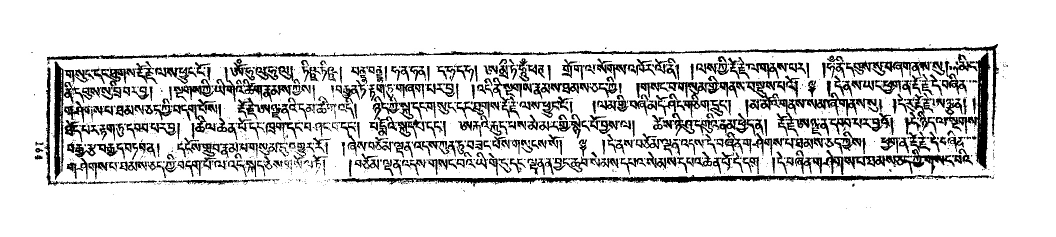
#> input picture Data/06770170.jpg, 2112 x 473 px (shown at 1/2 size); its folder holds only this picture in this run
$ jupyter execute --allow-errors Demo.ipynb
#> lines starting #> are read from the running program, lines starting #| are printed output that depends on the picture; after the words box and inside, x2 and y2 are one past the last pixel; in counts of white or black regions, pixels touching at a corner belong together
### TibetanImageOrientation/Utils.py
import os
import cv2
import math
import random
import numpy as np
import matplotlib.pyplot as plt


def show_image(image: np.array, cmap: str = "", axis="off") -> None:
    plt.figure(figsize=(8, 8))
    plt.axis(axis)

    if cmap != "":
        plt.imshow(image, cmap=cmap)
    else:
        plt.imshow(image)

def create_dir(dir_name: str) -> None:
    if not os.path.exists(dir_name):
        os.makedirs(dir_name)


# [50 lines left out: functions preprocess_image, get_file_name, get_random_slice, binarize_line, not called in this run]


def resize_image(
    orig_img: np.array, target_width: int = 2048
) -> tuple[np.array, float]:
    if orig_img.shape[1] > orig_img.shape[0]:
        resize_factor = round(target_width / orig_img.shape[1], 2)
        target_height = int(orig_img.shape[0] * resize_factor)

        resized_img = cv2.resize(orig_img, (target_width, target_height))

    else:
        target_height = target_width
        resize_factor = round(target_width / orig_img.shape[0], 2)
        target_width = int(orig_img.shape[1] * resize_factor)
        resized_img = cv2.resize(orig_img, (target_width, target_height))

    return resized_img, resize_factor


def pad_image(
    img: np.array, patch_size: int = 64, is_mask=False, pad_value: int = 255
) -> tuple[np.array, tuple[int, int]]:
    x_pad = (math.ceil(img.shape[1] / patch_size) * patch_size) - img.shape[1]
    y_pad = (math.ceil(img.shape[0] / patch_size) * patch_size) - img.shape[0]

    if is_mask:
        pad_y = np.zeros(shape=(y_pad, img.shape[1], 3), dtype=np.uint8)
        pad_x = np.zeros(shape=(img.shape[0] + y_pad, x_pad, 3), dtype=np.uint8)
    else:
        pad_y = np.ones(shape=(y_pad, img.shape[1], 3), dtype=np.uint8)
        pad_x = np.ones(shape=(img.shape[0] + y_pad, x_pad, 3), dtype=np.uint8)
        pad_y *= pad_value
        pad_x *= pad_value

    img = np.vstack((img, pad_y))
    img = np.hstack((img, pad_x))

    return img, (x_pad, y_pad)


def patch_image(
    img: np.array, patch_size: int = 64, overlap: int = 2, is_mask=False
) -> list:
    """
    A simple slicing function.
    Expects input_image.shape[0] and image.shape[1] % patch_size = 0
    """

    y_steps = img.shape[0] // patch_size
    x_steps = img.shape[1] // patch_size

    patches = []

    for y_step in range(0, y_steps):
        for x_step in range(0, x_steps):
            x_start = x_step * patch_size
            x_end = (x_step * patch_size) + patch_size

            crop_patch = img[
                y_step * patch_size : (y_step * patch_size) + patch_size, x_start:x_end
            ]
            patches.append(crop_patch)

    return patches, y_steps


# [32 lines left out: functions unpatch_image, unpatch_prediction, not called in this run]


def rotate_from_angle(image: np.array, angle: float) -> np.array:
    rows, cols = image.shape[:2]
    rot_matrix = cv2.getRotationMatrix2D((cols / 2, rows / 2), angle, 1)

    rotated_img = cv2.warpAffine(image, rot_matrix, (cols, rows), borderValue=(0, 0, 0))

    return rotated_img


def randomly_rotate(image: np.array, limit: int = 10) -> np.array:
    angle_range = random.randint(0, 1)

    if angle_range == 0:
        rotation = random.randint(-limit, limit)

    else:
        rotation = random.randint(180-limit, 180+limit)

    image = rotate_from_angle(image, angle=rotation)

    return image


# [18 lines left out: function calculate_angle, not called in this run]

### TibetanImageOrientation/Inference.py
import os
import cv2
import logging
import numpy as np
import onnxruntime as ort
import matplotlib.pyplot as plt
from scipy.special import expit
from TibetanImageOrientation.Utils import (
    binarize_line,
    resize_image,
    pad_image,
    patch_image,
    unpatch_image,
    unpatch_prediction,
    get_random_slice,
    preprocess_image,
)


class LineDetection:
    def __init__(
        self,
        model_file="TibetanImageOrientation/Models/line_model_v1_q.onnx",
        class_threshold: int = 0.8,
    ) -> None:
        self._onnx_model_file = model_file
        self._patch_size = 512
        self._class_threshold = class_threshold
        # adjust execution Providers if applicable, see: https://onnxruntime.ai/docs/execution-providers
        self.execution_providers = ["CPUExecutionProvider", "CUDAExecutionProvider"]

        self._init()

    def _init(self) -> None:
        if self._onnx_model_file is not None and os.path.isfile(self._onnx_model_file):
            try:
                self._inference = ort.InferenceSession(
                    self._onnx_model_file, providers=self.execution_providers
                )
                self.can_run = True
                logging.info("LineModel file successfully loaded.")
            except Exception as error:
                logging.error(
                    f"Error loading model file: {error}, file: {self._onnx_model_file}"
                )
                self.can_run = False
        else:
            self.can_run = False
            logging.error(f"No valid model file provided: {self._onnx_model_file}")

    def run(
        self,
        original_image: np.array,
        unpatch_type: int = 0,
        class_threshold: float = 0.7,
    ) -> np.array:
        image, _ = resize_image(original_image)
        padded_img, (pad_x, pad_y) = pad_image(image, self._patch_size)
        image_patches, y_splits = patch_image(padded_img, self._patch_size)
        image_batch = np.array(image_patches)
        image_batch = image_batch.astype(np.float32)
        image_batch /= 255.0

        image_batch = np.transpose(image_batch, axes=[0, 3, 1, 2])  # make B x C x H xW

        ort_batch = ort.OrtValue.ortvalue_from_numpy(image_batch)
        prediction = self._inference.run_with_ort_values(
            ["output"], {"input": ort_batch}
        )
        prediction = prediction[0].numpy()
        prediction = np.squeeze(prediction, axis=1)
        prediction = expit(prediction)
        prediction = np.where(prediction > class_threshold, 1.0, 0.0)
        pred_list = [prediction[x, :, :] for x in range(prediction.shape[0])]

        if unpatch_type == 0:
            unpatched_image = unpatch_image(image, pred_list)
        else:
            unpatched_image = unpatch_prediction(image, y_splits)

        stitched_image = unpatched_image[
            : unpatched_image.shape[0] - pad_y, : unpatched_image.shape[1] - pad_x
        ]
        stitched_image = cv2.resize(
            stitched_image, (original_image.shape[1], original_image.shape[0])
        )
        stitched_image *= 255
        stitched_image = stitched_image.astype(np.uint8)

        return stitched_image


class FlipDetection:
    def __init__(self, onnx_model_path: str) -> None:
        super().__init__()
        self.onnx_model = onnx_model_path
        self.session = ort.InferenceSession(self.onnx_model)

    # [22 lines left out: function run, not called in this run]

### Demo.ipynb
[cell 1]
import cv2
import os
import random
import numpy as np
from glob import glob
from TibetanImageOrientation.Inference import LineDetection, FlipDetection
from TibetanImageOrientation.Utils import show_image, rotate_from_angle, calculate_angle, randomly_rotate

[cell 2]
line_detection = LineDetection()
#> (the rest of this cell did not finish here and is left out)

[cell 3]
image_path = "Data"
all_images = glob(f"{image_path}/*.jpg")

print(f"All Images: {len(all_images)}")

idx = random.randint(0, len(all_images)-1)
test_image = cv2.imread(all_images[idx])
#> test_image is the input picture: shape (473, 2112, 3); min 0, max 255, mean 216.2
print(test_image.shape)
#| (473, 2112, 3)
h, w, _ = test_image.shape
#> h = 473; w = 2112

show_image(test_image)

[cell 4]
rot_img = randomly_rotate(test_image, limit = 10)
#> in rotate_from_angle, `rotated_img = cv2.warpAffine(image, rot_matrix, (cols, rows), borderVa..`:
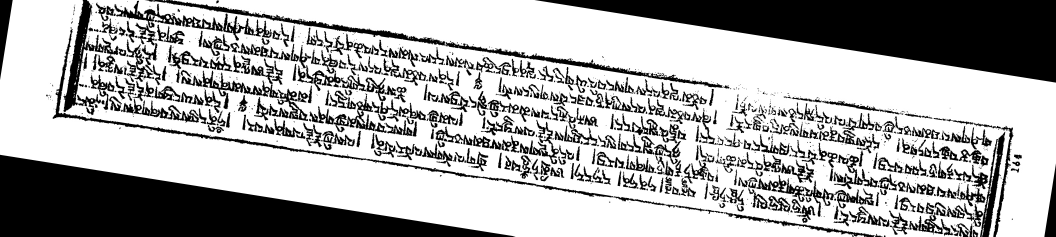
#> rotated_img: shape (473, 2112, 3) (shown at 1/2 size); min 0, max 255, mean 172.3
show_image(rot_img)

#> (a cell that did not finish here is left out)

#> in resize_image, `resized_img = cv2.resize(orig_img, (target_width, target_height))`:
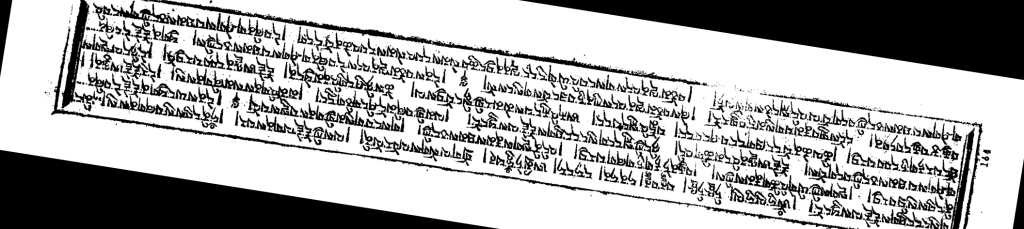
#> resized_img: shape (458, 2048, 3) (shown at 1/2 size); min 0, max 255, mean 172.2
#> in pad_image, `img = np.vstack((img, pad_y))`:
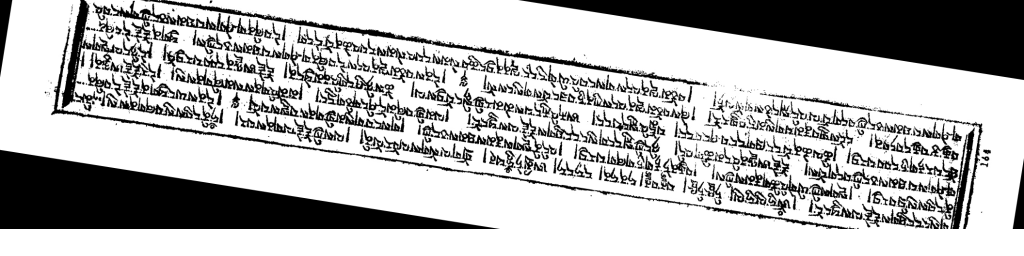
#> img: shape (512, 2048, 3) (shown at 1/2 size); min 0, max 255, mean 181
#> in run, `padded_img, (pad_x, pad_y) = pad_image(image, self._patch_size)`: pad_x = 0; pad_y = 54
#> after the loop in patch_image, `for y_step in range(0, y_steps):`: patches = 4 items
#> in run, `image_patches, y_splits = patch_image(padded_img, self._patch_size)`: y_splits = 1
show_image(line_pred)

#> (a cell that did not finish here is left out)

#> (a cell that did not finish here is left out)

$ run again, on Data/I3CN11030047.jpg
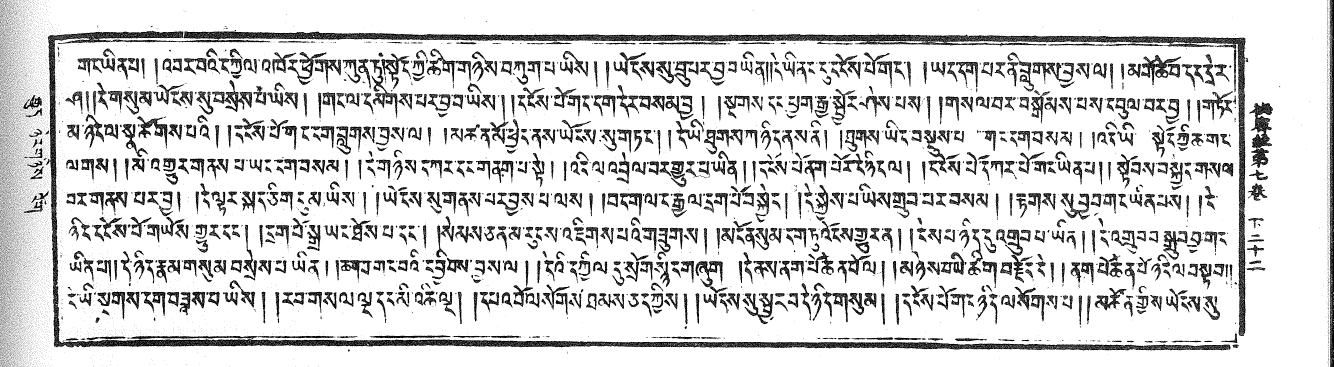
#> input picture Data/I3CN11030047.jpg, 4000 x 1101 px (shown at 1/3 size)
#> test_image is the input picture: shape (1101, 4000, 3); 84.1% white; 16495 black regions (15408 under 20 px), largest, box (x1, y1, x2, y2) and area: (143, 92, 3737, 1052) 135357, (3988, 0, 4000, 1101) 8699, (3748, 306, 3819, 504) 6007
#| (1101, 4000, 3)
#> in resize_image, `resized_img = cv2.resize(orig_img, (target_width, target_height))`:
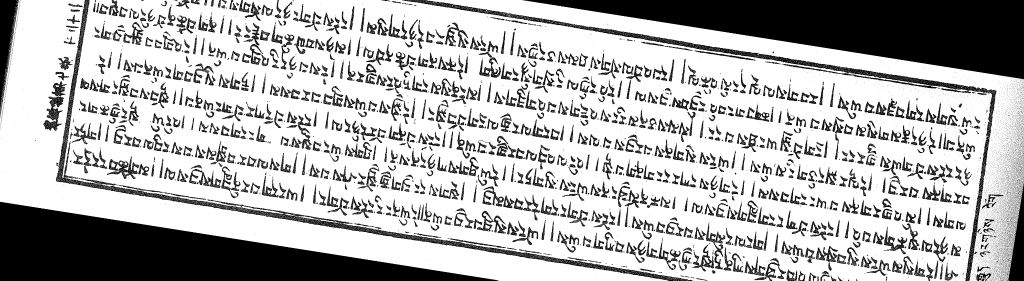
#> resized_img: shape (561, 2048, 3) (shown at 1/2 size); min 0, max 255, mean 182.3
#> in pad_image, `img = np.vstack((img, pad_y))`:
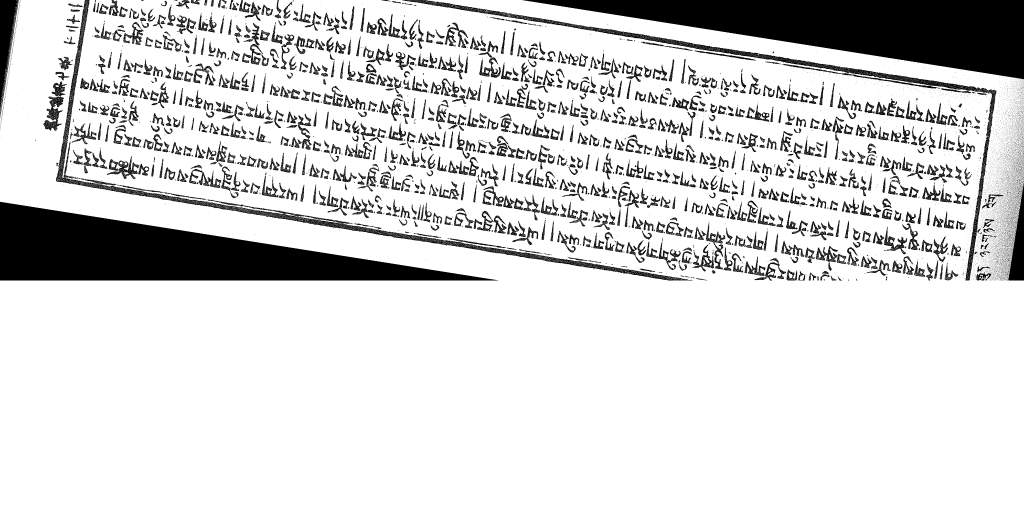
#> img: shape (1024, 2048, 3) (shown at 1/2 size); min 0, max 255, mean 215.2
#> in run, `padded_img, (pad_x, pad_y) = pad_image(image, self._patch_size)`: pad_x = 0; pad_y = 463
#> after the loop in patch_image, `for y_step in range(0, y_steps):`: patches = 8 items
#> y_splits = 2

$ run again, on Data/I3CN11030048.jpg
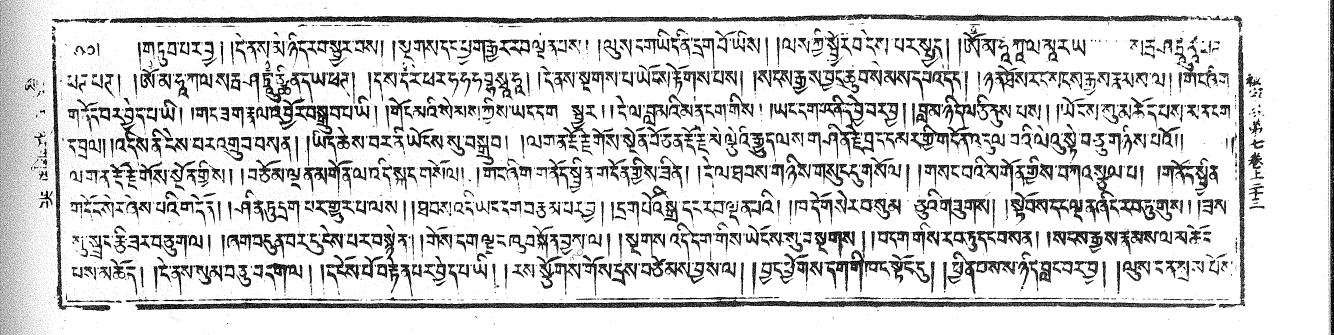
#> input picture Data/I3CN11030048.jpg, 4000 x 1005 px (shown at 1/3 size)
#> test_image is the input picture: shape (1005, 4000, 3); 83.6% white; 17594 black regions (16507 under 20 px), largest, box (x1, y1, x2, y2) and area: (406, 891, 3648, 930) 38429, (330, 42, 3570, 71) 37812, (3656, 104, 3736, 925) 9072
#| (1005, 4000, 3)
#> in rotate_from_angle, `rotated_img = cv2.warpAffine(image, rot_matrix, (cols, rows), borderVa..`:
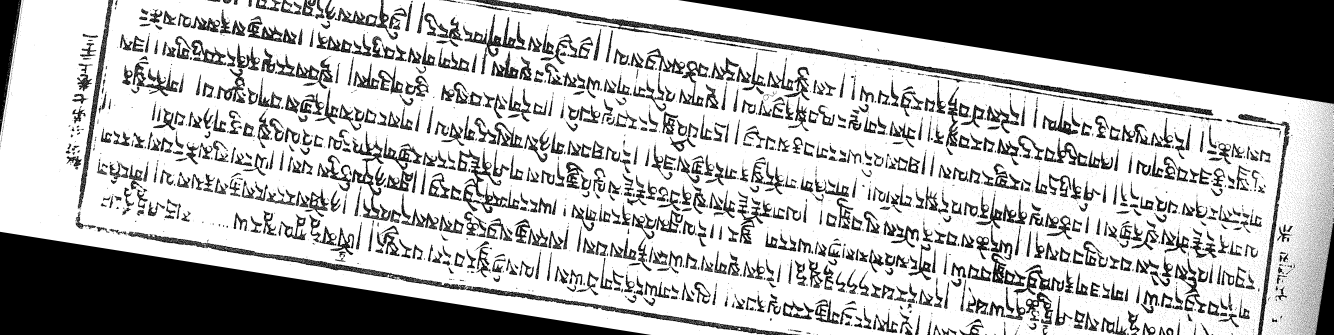
#> rotated_img: shape (1005, 4000, 3) (shown at 1/3 size); min 0, max 255, mean 177.9
#> in resize_image, `resized_img = cv2.resize(orig_img, (target_width, target_height))`:
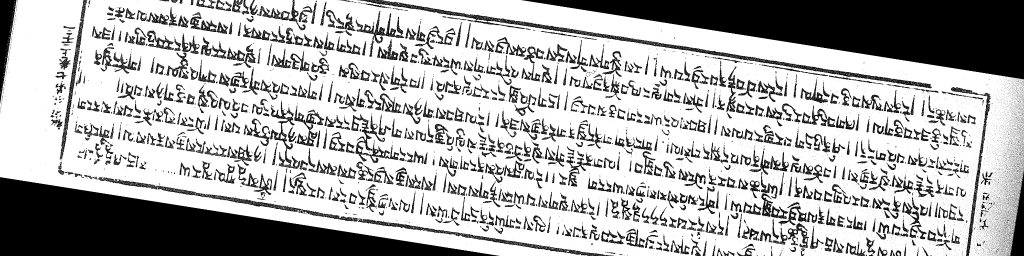
#> resized_img: shape (512, 2048, 3) (shown at 1/2 size); min 0, max 255, mean 177.9
#> in run, `padded_img, (pad_x, pad_y) = pad_image(image, self._patch_size)`: pad_x = 0
#> after the loop in patch_image, `for y_step in range(0, y_steps):`: patches = 4 items
#> y_splits = 1

$ run again, on Data/06770174.jpg
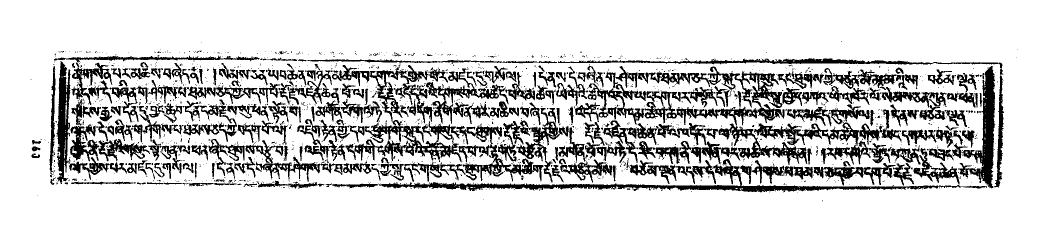
#> input picture Data/06770174.jpg, 2112 x 473 px (shown at 1/2 size)
#> test_image is the input picture: shape (473, 2112, 3); min 0, max 255, mean 208
#| (473, 2112, 3)
#> in resize_image, `resized_img = cv2.resize(orig_img, (target_width, target_height))`:
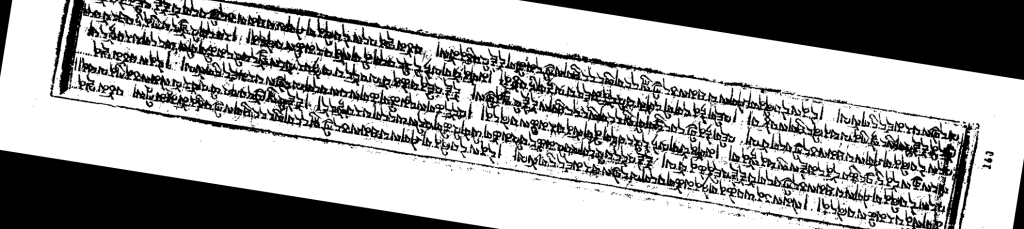
#> resized_img: shape (458, 2048, 3) (shown at 1/2 size); min 0, max 255, mean 164.8
#> in pad_image, `img = np.vstack((img, pad_y))`:
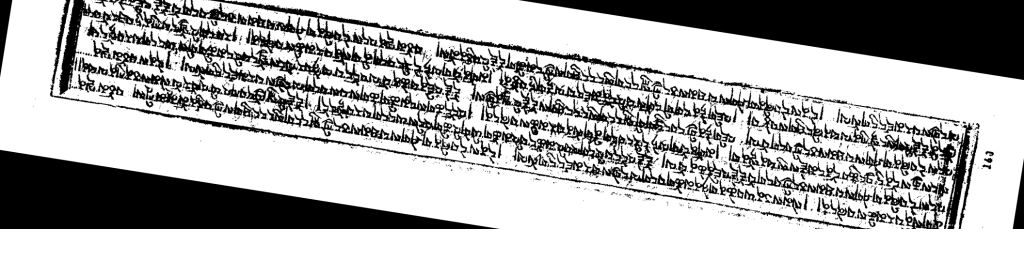
#> img: shape (512, 2048, 3) (shown at 1/2 size); min 0, max 255, mean 174.3
#> in run, `padded_img, (pad_x, pad_y) = pad_image(image, self._patch_size)`: pad_x = 0; pad_y = 54
#> after the loop in patch_image, `for y_step in range(0, y_steps):`: patches = 4 items
#> y_splits = 1
